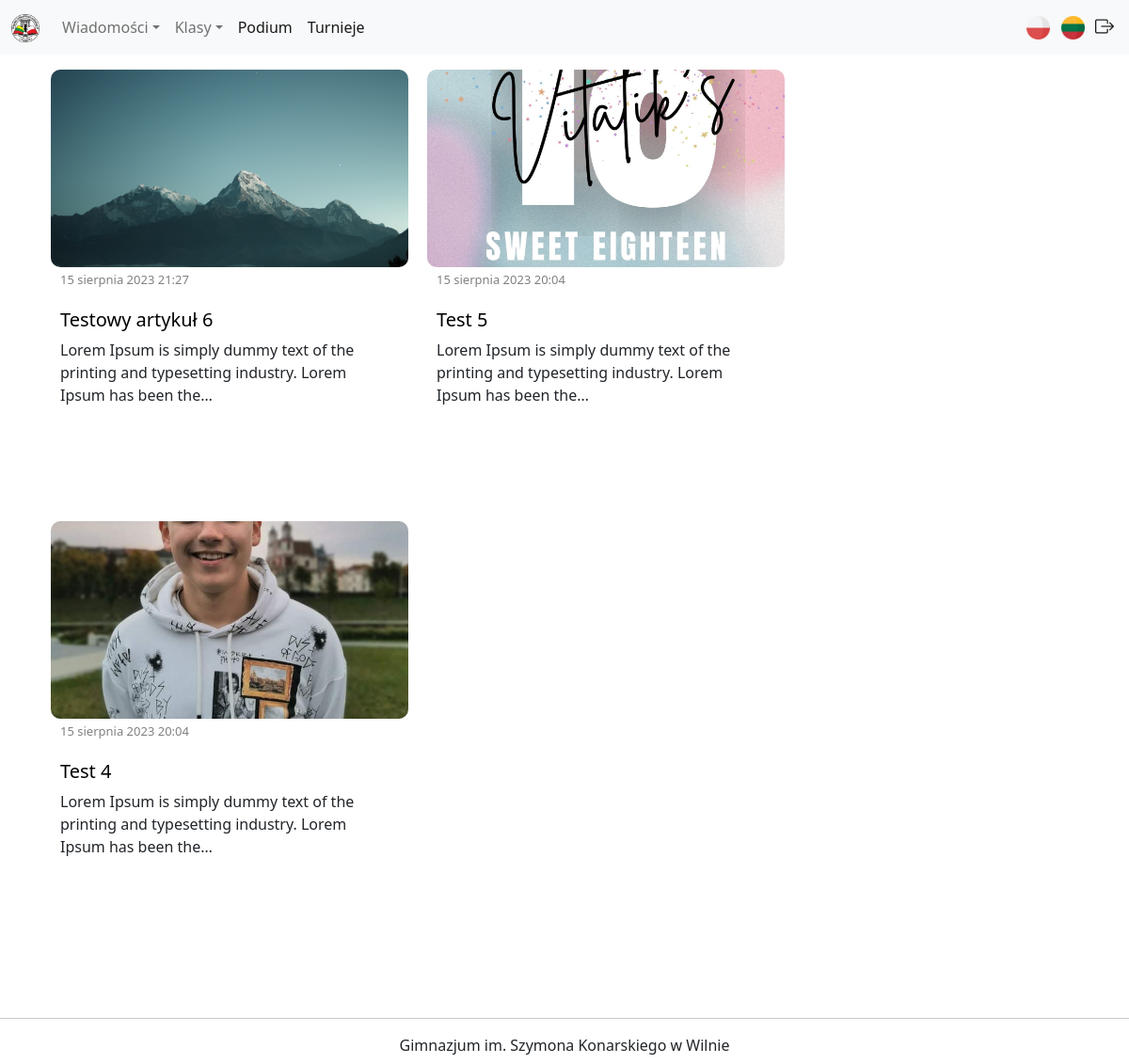
The app's page /pl/, older data.
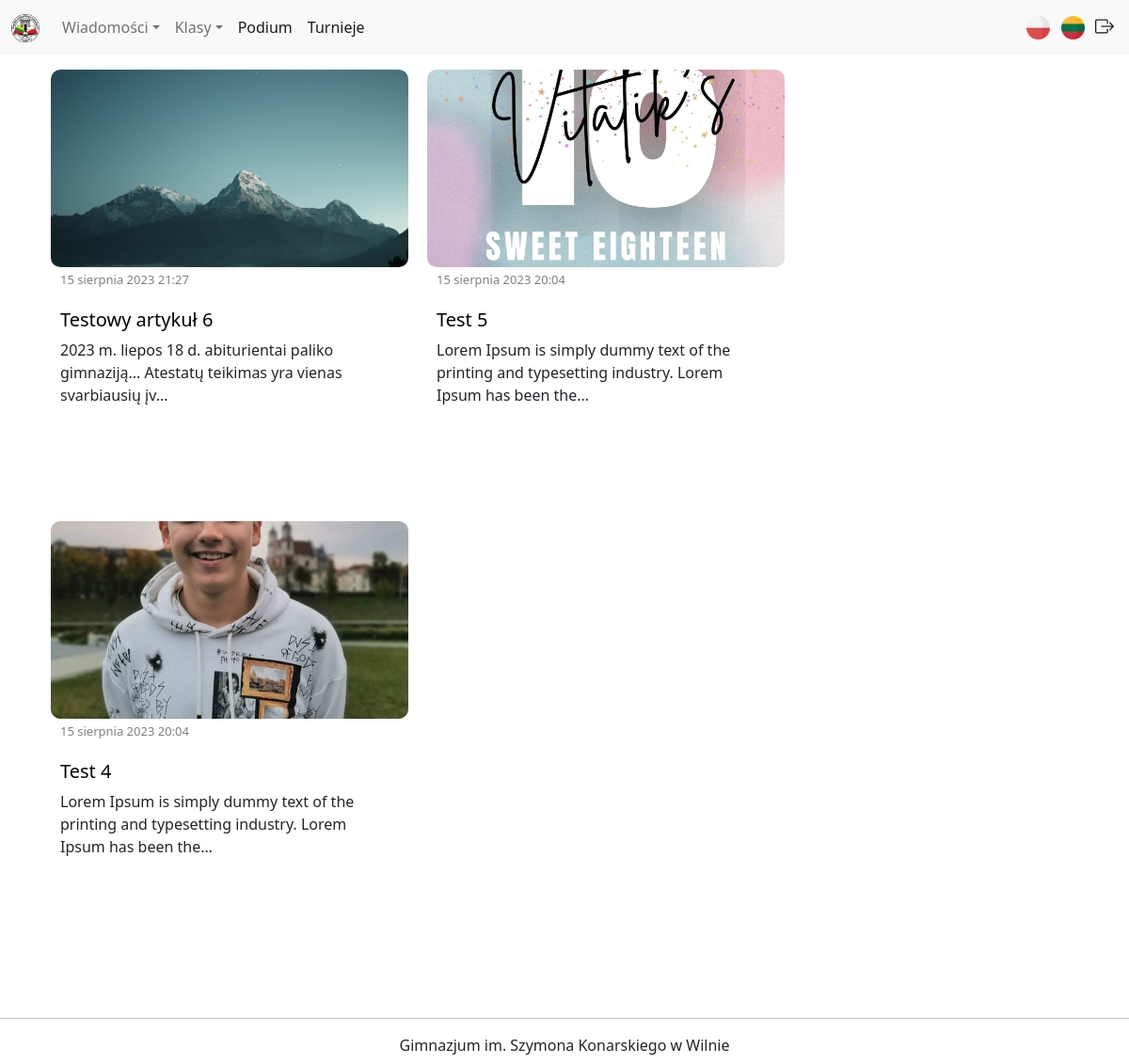
The same page, newer data.
### points/models.py (models this page shows, shortened)
class Article(models.Model):
    title = models.CharField(verbose_name=_("Nazwa tytułowa"), max_length=50)
    cover_photo = models.ImageField(verbose_name=_("Zdjęcie główne"))
    description = models.TextField(verbose_name=_("Tekst"))
    published_date = models.DateTimeField(auto_now_add=True)

### points/views.py (the view)
# urls.py: path("", views.Index.as_view(), name="index"),
class Index(ListView):
    template_name = "index.html"
    model = Article
    def get_context_data(self, **kwargs):
        context = super().get_context_data(**kwargs)
        context['latests_articles'] = Article.objects.order_by("-published_date")[:3]
        return context

### points/templates/index.html (shortened to what this page needs)
{% extends "base.html" %}
{% load static %}
{% load i18n %}
{% block content %}
<div class="container">
    <div class="row">
        {% for article in latests_articles %}
        <div class="article">
            <div class="article-img-container ">
                <a href="{% url 'points:article_view' pk=article.id %}"><img src="{{ article.cover_photo.url }}" alt="Article cover photo"></a>
            </div>
            <div class="article-date-container">
                <span class="article-date">{{ article.published_date }}</span>
            </div>
            <div class="article-body">
                <a href="{% url 'points:article_view' pk=article.id %}" class="article-title"><h5>{{ article.title }}</h5></a>
                <p class="article-description">{{ article.description | truncatechars:100 | capfirst }}</p>
            </div>
          </div>
        {% endfor %}
    </div>
</div>
{% endblock %}

Row changes from the older to the newer data that the page shows:
changed Article "Testowy artykuł 6": description "Lorem Ipsum is simply dummy text of the printing and typesetting industry. Lorem Ipsum has been the…" → "2023 m. liepos 18 d. abiturientai paliko gimnaziją... Atestatų teikimas yra vienas svarbiausių įv…"
